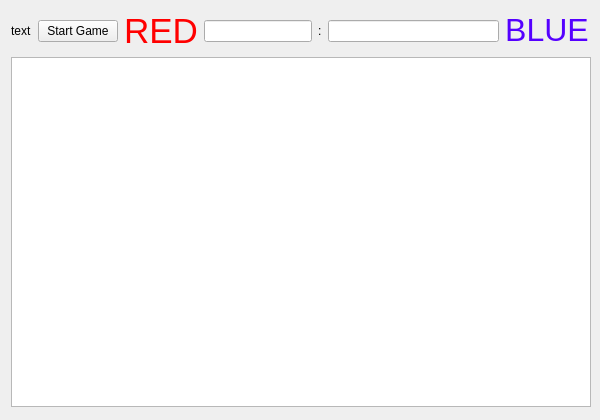
<?xml version="1.0" encoding="UTF-8"?>
<ui version="4.0">
 <class>GameBoard</class>
 <widget class="QWidget" name="GameBoard">
  <property name="geometry">
   <rect>
    <x>0</x>
    <y>0</y>
    <width>600</width>
    <height>420</height>
   </rect>
  </property>
  <property name="minimumSize">
   <size>
    <width>600</width>
    <height>420</height>
   </size>
  </property>
  <property name="maximumSize">
   <size>
    <width>600</width>
    <height>420</height>
   </size>
  </property>
  <property name="windowTitle">
   <string>GameBoard</string>
  </property>
  <layout class="QGridLayout" name="gridLayout">
   <item row="0" column="0">
    <layout class="QHBoxLayout" name="horizontalLayout">
     <item>
      <widget class="QLabel" name="portLabel">
       <property name="text">
        <string>text</string>
       </property>
      </widget>
     </item>
     <item>
      <widget class="QPushButton" name="pushButton">
       <property name="text">
        <string>Start Game</string>
       </property>
      </widget>
     </item>
    </layout>
   </item>
   <item row="0" column="1">
    <layout class="QHBoxLayout" name="horizontalLayout_2">
     <item>
      <widget class="QLabel" name="label">
       <property name="text">
        <string>&lt;html&gt;&lt;head/&gt;&lt;body&gt;&lt;p align=&quot;center&quot;&gt;&lt;span style=&quot; font-size:26pt; color:#ff0000;&quot;&gt;RED&lt;/span&gt;&lt;/p&gt;&lt;/body&gt;&lt;/html&gt;</string>
       </property>
      </widget>
     </item>
     <item alignment="Qt::AlignRight">
      <widget class="QLineEdit" name="redLine"/>
     </item>
     <item>
      <widget class="QLabel" name="label_3">
       <property name="text">
        <string>:</string>
       </property>
      </widget>
     </item>
     <item>
      <widget class="QLineEdit" name="blueLine"/>
     </item>
     <item>
      <widget class="QLabel" name="label_2">
       <property name="text">
        <string>&lt;html&gt;&lt;head/&gt;&lt;body&gt;&lt;p align=&quot;center&quot;&gt;&lt;span style=&quot; font-size:24pt; color:#5500ff;&quot;&gt;BLUE&lt;/span&gt;&lt;/p&gt;&lt;/body&gt;&lt;/html&gt;</string>
       </property>
      </widget>
     </item>
    </layout>
   </item>
   <item row="1" column="0" colspan="2">
    <layout class="QVBoxLayout" name="verticalLayout">
     <item>
      <widget class="QGraphicsView" name="graphicsView">
       <property name="minimumSize">
        <size>
         <width>580</width>
         <height>350</height>
        </size>
       </property>
       <property name="maximumSize">
        <size>
         <width>580</width>
         <height>350</height>
        </size>
       </property>
      </widget>
     </item>
    </layout>
   </item>
  </layout>
 </widget>
 <layoutdefault spacing="6" margin="11"/>
 <resources/>
 <connections/>
</ui>
